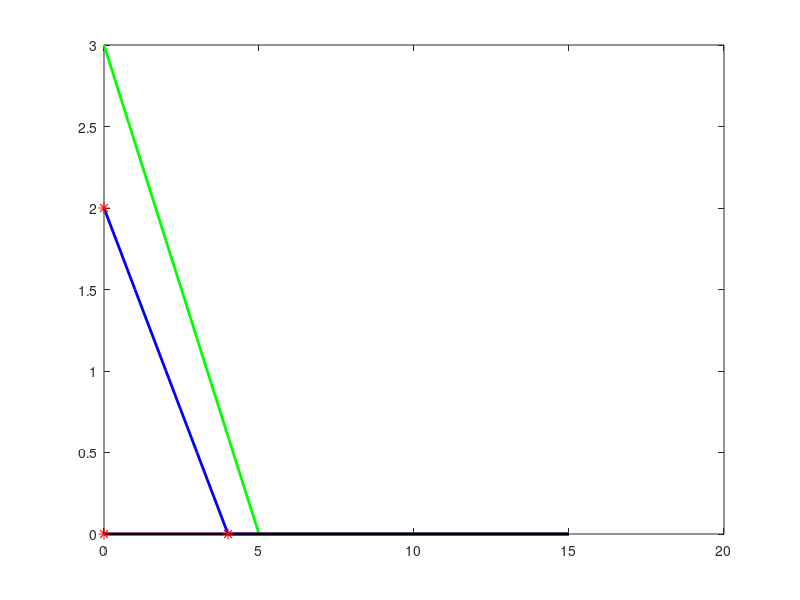

Recreate this plot in MATLAB.
clear;
clc;
format rat

c1 = @(x1, x2) 2*x1+4*x2-8;
c2 = @(x1, x2) 3*x1+5*x2-15;
z = @(x1, x2) 3*x1+2*x2;

a = [2 4; 3 5; 1 0; 0 1];
b = [8; 15; 0; 0];

% plotting
n = size(a, 1);
x1 = 0:max(b);
colors = ['b', 'g', 'm', 'k', 'y', 'c'];
for i = 1:n
    x22 = (b(i) - a(i, 1).*x1)./a(i, 2);
    x2 = max(0, x22);
    plot(x1, x2, colors(i), 'linewidth', 2);
    hold on;
end

% all intersection points between any two constraints
points = [];
for i=1:n
    for j=i+1:n
        aa = [a(i, :); a(j, :)];
        bb = [b(i, :); b(j, :)];
        x = aa\bb;
        %x = inv(aa)*bb;
        if (x>=0)
            points = [points x]
        end
    end
end

% finding feasible points
fp = [];
costs = [];
for i=1:length(points)
    ptx1 = points(1, i);
    ptx2 = points(2, i);
    %ptx1, ptx2
    %c1(ptx1, ptx2)
    %c2(ptx1, ptx2)
    if (c1(ptx1, ptx2)<=0 && c2(ptx1, ptx2)<=0)
        points(:, i)
        fp = [fp points(:, i)];
        plot(ptx1, ptx2, '*r', 'markerSize', 8);
        hold on;
        cost = z(ptx1, ptx2);
        costs = [costs cost];
    end
end
fp
costs
final_ans = [fp(:, find(costs==max(costs)))' max(costs)]
